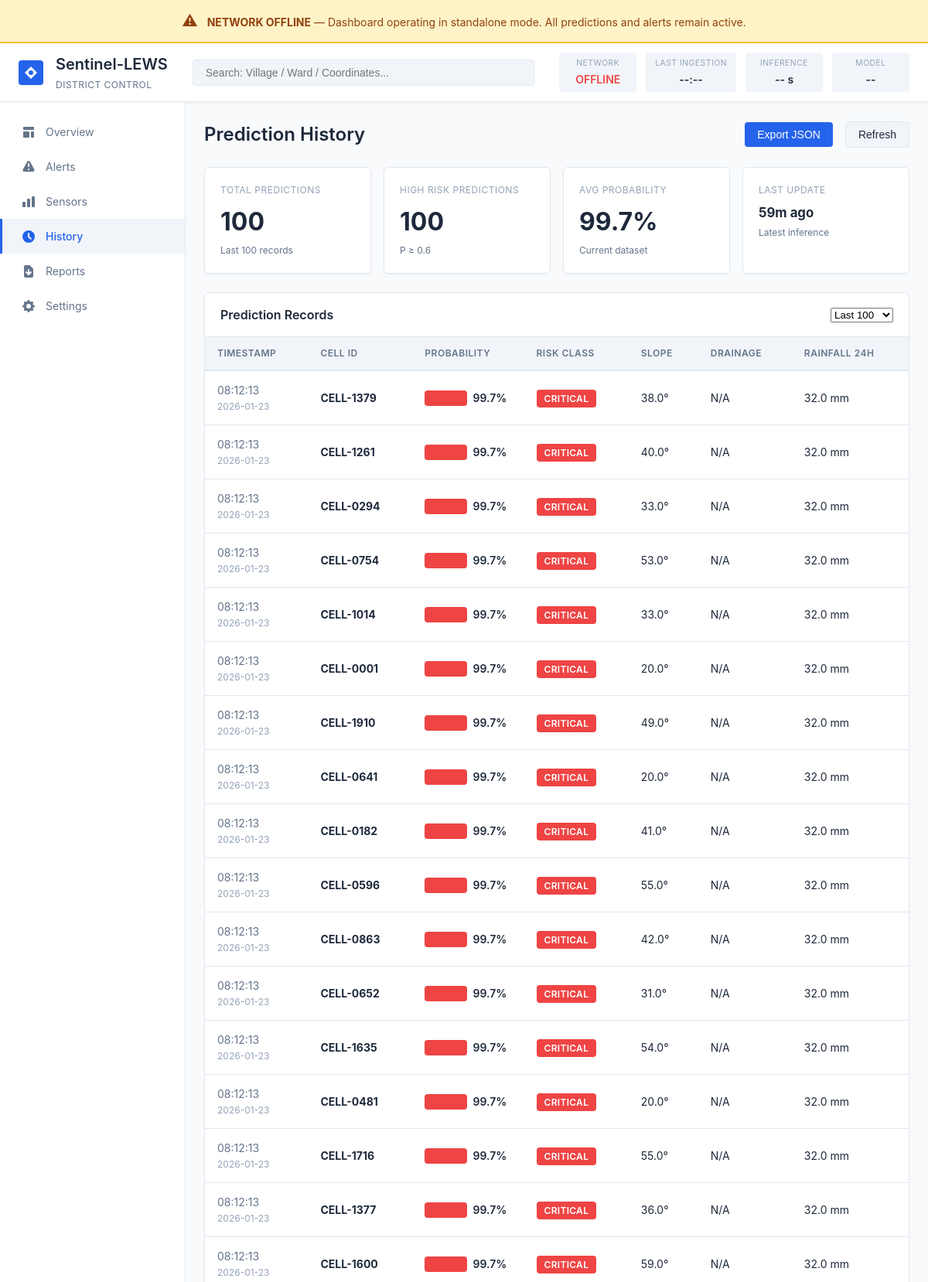
The app's page /history (upper part) with its own data.
### tables this page shows
CREATE TABLE predictions (
            id INTEGER PRIMARY KEY AUTOINCREMENT,
            cell_id TEXT NOT NULL,
            probability REAL NOT NULL,
            timestamp DATETIME DEFAULT CURRENT_TIMESTAMP,
            slope REAL,
            drainage REAL,
            rainfall_24h REAL,
            features TEXT
        );

### dashboard/app.py (the view)
@app.route('/history')
def history():
    limit = request.args.get('limit', 100, type=int)
    history_data = db.get_prediction_history(limit=limit)
    return render_template('history.html', history=history_data)

### dashboard/app.py (called while the page is built)
@app.template_filter('timeago')
def timeago_filter(timestamp):
    if not timestamp:
        return 'N/A'
    if isinstance(timestamp, str):
        try:
            timestamp = datetime.fromisoformat(timestamp)
        except:
            return timestamp
    now = datetime.now()
    diff = now - timestamp
    if diff.total_seconds() < 60:
        return 'Just now'
    elif diff.total_seconds() < 3600:
        mins = int(diff.total_seconds() / 60)
        return f'{mins}m ago'
    elif diff.total_seconds() < 86400:
        hours = int(diff.total_seconds() / 3600)
        return f'{hours}h ago'
    else:
        days = int(diff.total_seconds() / 86400)
        return f'{days}d ago'

@app.template_filter('format_datetime')
def format_datetime_filter(timestamp, format_str='%Y-%m-%d %H:%M:%S'):
    if not timestamp:
        return 'N/A'
    if isinstance(timestamp, str):
        try:
            timestamp = datetime.fromisoformat(timestamp)
        except:
            return timestamp
    return timestamp.strftime(format_str)

@app.template_filter('risk_class')
def risk_class_filter(probability):
    if probability is None:
        return 'UNKNOWN'
    prob = float(probability)
    if prob < 0.3:
        return 'LOW'
    elif prob < 0.6:
        return 'MEDIUM'
    elif prob < 0.85:
        return 'HIGH'
    else:
        return 'CRITICAL'

@app.template_filter('risk_color')
def risk_color_filter(probability):
    if probability is None:
        return 'risk-unknown'
    prob = float(probability)
    if prob < 0.3:
        return 'risk-low'
    elif prob < 0.6:
        return 'risk-medium'
    elif prob < 0.85:
        return 'risk-high'
    else:
        return 'risk-critical'

### dashboard/db.py (called while the page is built)
def get_db_connection():
    conn = sqlite3.connect(DB_PATH)
    conn.row_factory = sqlite3.Row
    return conn

def get_prediction_history(limit=100):
    conn = get_db_connection()
    cursor = conn.cursor()
    cursor.execute('''
        SELECT * FROM predictions
        ORDER BY timestamp DESC
        LIMIT ?
    ''', (limit,))
    history = [dict(row) for row in cursor.fetchall()]
    conn.close()
    return history

### dashboard/templates/history.html (shortened to what this page needs)
{% extends "base.html" %}
{% block content %}
<div class="page-header">
    <h2>Prediction History</h2>
    <div class="page-actions">
        <button class="btn btn-primary" onclick="exportHistory()">Export JSON</button>
        <button class="btn btn-secondary" onclick="window.location.reload()">Refresh</button>
    </div>
</div>
<div class="kpi-grid">
    <div class="kpi-card">
        <div class="kpi-label">Total Predictions</div>
        <div class="kpi-value">{{ history|length }}</div>
        <div class="kpi-trend">Last 100 records</div>
    </div>
    <div class="kpi-card">
        <div class="kpi-label">High Risk Predictions</div>
        <div class="kpi-value">
            {{ history|selectattr('probability', 'ge', 0.6)|list|length }}
        </div>
        <div class="kpi-trend">P ≥ 0.6</div>
    </div>
    <div class="kpi-card">
        <div class="kpi-label">Avg Probability</div>
        <div class="kpi-value">
            {% set avg_prob = (history|map(attribute='probability')|sum / history|length) if history else 0 %}
            {{ (avg_prob * 100)|round(1) }}%
        </div>
        <div class="kpi-trend">Current dataset</div>
    </div>
    <div class="kpi-card">
        <div class="kpi-label">Last Update</div>
        <div class="kpi-value" style="font-size: 1.2em;">
            {% if history %}
            {{ history[0].timestamp|timeago }}
            {% else %}
            N/A
            {% endif %}
        </div>
        <div class="kpi-trend">Latest inference</div>
    </div>
</div>
<div class="card">
    <div class="card-header">
        <h3>Prediction Records</h3>
        <div class="card-actions">
            <select id="limit-select" onchange="changeLimit()">
                <option value="100" selected>Last 100</option>
            </select>
        </div>
    </div>
    <div class="card-body no-padding">
        <div class="table-container">
            <table class="data-table">
                <thead>
                    <tr>
                        <th>Timestamp</th>
                        <th>Cell ID</th>
                        <th>Probability</th>
                        <th>Risk Class</th>
                        <th>Slope</th>
                        <th>Drainage</th>
                        <th>Rainfall 24h</th>
                    </tr>
                </thead>
                <tbody>
                    {% for record in history %}
                    <tr class="history-row">
                        <td class="cell-time">
                            {{ record.timestamp|format_datetime('%H:%M:%S') }}<br>
                            <span class="cell-subtext">{{ record.timestamp|format_datetime('%Y-%m-%d') }}</span>
                        </td>
                        <td class="cell-cell-id">
                            <strong>{{ record.cell_id }}</strong>
                        </td>
                        <td class="cell-probability">
                            <div class="probability-display">
                                <div class="probability-bar">
                                    <div class="probability-fill {{ record.probability|risk_color }}"
                                         data-width="{{ (record.probability * 100)|round(0) }}"></div>
                                </div>
                                <span class="probability-text">{{ (record.probability * 100)|round(1) }}%</span>
                            </div>
                        </td>
                        <td>
                            <span class="risk-badge {{ record.probability|risk_color }}">
                                {{ record.probability|risk_class }}
                            </span>
                        </td>
                        <td>{{ record.slope|round(1) if record.slope else 'N/A' }}°</td>
                        <td>{{ record.drainage|round(2) if record.drainage else 'N/A' }}</td>
                        <td>{{ record.rainfall_24h|round(1) if record.rainfall_24h else 'N/A' }} mm</td>
                    </tr>
                    {% endfor %}
                </tbody>
            </table>
        </div>
    </div>
</div>
{% endblock %}

### dashboard/static/css/app.css (style rules this page uses)
* { margin: 0; padding: 0; box-sizing: border-box; }
:root { --bg-primary: #f8fafc; --bg-secondary: #ffffff; --bg-tertiary: #f1f5f9; --border-color: #e2e8f0; --text-primary: #1e293b; --text-secondary: #64748b; --text-muted: #94a3b8; --risk-low: #22c55e; --risk-medium: #f59e0b; --risk-high: #f97316; --risk-critical: #ef4444; --status-ok: #22c55e; --status-warning: #f59e0b; --status-error: #ef4444; --status-offline: #64748b; --primary-blue: #2563eb; --primary-blue-dark: #1e40af; --spacing-xs: 0.25rem; --spacing-sm: 0.5rem; --spacing-md: 1rem; --spacing-lg: 1.5rem; --spacing-xl: 2rem; --shadow-sm: 0 1px 2px rgba(0, 0, 0, 0.05); --shadow-md: 0 4px 6px rgba(0, 0, 0, 0.07); --shadow-lg: 0 10px 15px rgba(0, 0, 0, 0.1); }
body { font-family: -apple-system, BlinkMacSystemFont, 'Segoe UI', 'Roboto', 'Helvetica', 'Arial', sans-serif; background: var(--bg-primary); color: var(--text-primary); font-size: 14px; line-height: 1.5; overflow-x: hidden; }
.page-header { display: flex; justify-content: space-between; align-items: center; margin-bottom: 1.5rem; }
.page-header h2 { font-size: 1.5rem; font-weight: 600; color: var(--text-primary); }
.page-actions { display: flex; gap: 0.5rem; }
.kpi-grid { display: grid; grid-template-columns: repeat(auto-fit, minmax(200px, 1fr)); gap: 1rem; margin-bottom: 1.5rem; }
.kpi-card { background: var(--bg-secondary); border: 1px solid var(--border-color); border-radius: 6px; padding: 1.25rem; box-shadow: var(--shadow-sm); }
.kpi-label { font-size: 0.75rem; color: var(--text-muted); text-transform: uppercase; letter-spacing: 0.5px; margin-bottom: 0.5rem; }
.kpi-value { font-size: 2rem; font-weight: 700; color: var(--text-primary); margin-bottom: 0.25rem; }
.kpi-trend { font-size: 0.75rem; color: var(--text-secondary); }
.card { background: var(--bg-secondary); border: 1px solid var(--border-color); border-radius: 6px; box-shadow: var(--shadow-sm); margin-bottom: 1.5rem; }
.card-header { padding: 1rem 1.25rem; border-bottom: 1px solid var(--border-color); display: flex; justify-content: space-between; align-items: center; }
.card-header h3 { font-size: 1rem; font-weight: 600; color: var(--text-primary); }
.card-body { padding: 1.25rem; }
.card-body.no-padding { padding: 0; }
.card-actions { display: flex; gap: 0.5rem; align-items: center; }
.btn { padding: 0.5rem 1rem; border: none; border-radius: 4px; font-size: 0.875rem; font-weight: 500; cursor: pointer; transition: all 0.2s; display: inline-flex; align-items: center; gap: 0.375rem; }
.btn-primary { background: var(--primary-blue); color: white; }
.btn-secondary { background: var(--bg-tertiary); color: var(--text-primary); border: 1px solid var(--border-color); }
.risk-critical { background: var(--risk-critical); }
.risk-badge { padding: 0.25rem 0.625rem; border-radius: 4px; font-size: 0.75rem; font-weight: 600; text-transform: uppercase; letter-spacing: 0.3px; color: white; }
.risk-badge.risk-critical { background: var(--risk-critical); }
.table-container { overflow-x: auto; }
.data-table { width: 100%; border-collapse: collapse; }
.data-table thead { background: var(--bg-tertiary); border-bottom: 2px solid var(--border-color); }
.data-table th { padding: 0.75rem 1rem; text-align: left; font-size: 0.75rem; font-weight: 600; color: var(--text-secondary); text-transform: uppercase; letter-spacing: 0.5px; }
.data-table tbody tr { border-bottom: 1px solid var(--border-color); transition: background 0.2s; }
.data-table td { padding: 0.875rem 1rem; font-size: 0.875rem; }
.cell-time { color: var(--text-secondary); font-size: 0.8125rem; }
.cell-subtext { display: block; font-size: 0.75rem; color: var(--text-muted); margin-top: 0.125rem; }
.probability-fill[data-width], .usage-fill[data-width] { width: attr(data-width); }
.probability-display { display: flex; align-items: center; gap: 0.5rem; }
.probability-bar { flex: 1; height: 20px; background: var(--bg-tertiary); border-radius: 4px; overflow: hidden; }
.probability-fill { height: 100%; transition: width 0.3s; }
.probability-fill.risk-critical { background: var(--risk-critical); }
.probability-text { font-size: 0.875rem; font-weight: 600; color: var(--text-primary); min-width: 50px; }

### dashboard/static/css/system_status.css (style rules this page uses)
.page-actions { display: flex; align-items: center; gap: 1rem; }

### records on screen
predictions: timestamp "59m ago", timestamp "08:12:13", timestamp "2026-01-23", cell_id "CELL-1379", (record.probability*100)|round(1) "99.7", probability|risk_class "CRITICAL", slope "38.0", drainage "N/A", rainfall_24h "32.0"
predictions: timestamp "08:12:13", timestamp "2026-01-23", cell_id "CELL-1261", (record.probability*100)|round(1) "99.7", probability|risk_class "CRITICAL", slope "40.0", drainage "N/A", rainfall_24h "32.0"
predictions: timestamp "08:12:13", timestamp "2026-01-23", cell_id "CELL-0294", (record.probability*100)|round(1) "99.7", probability|risk_class "CRITICAL", slope "33.0", drainage "N/A", rainfall_24h "32.0"
predictions: timestamp "08:12:13", timestamp "2026-01-23", cell_id "CELL-0754", (record.probability*100)|round(1) "99.7", probability|risk_class "CRITICAL", slope "53.0", drainage "N/A", rainfall_24h "32.0"
predictions: timestamp "08:12:13", timestamp "2026-01-23", cell_id "CELL-1014", (record.probability*100)|round(1) "99.7", probability|risk_class "CRITICAL", slope "33.0", drainage "N/A", rainfall_24h "32.0"
predictions: timestamp "08:12:13", timestamp "2026-01-23", cell_id "CELL-0001", (record.probability*100)|round(1) "99.7", probability|risk_class "CRITICAL", slope "20.0", drainage "N/A", rainfall_24h "32.0"
predictions: timestamp "08:12:13", timestamp "2026-01-23", cell_id "CELL-1910", (record.probability*100)|round(1) "99.7", probability|risk_class "CRITICAL", slope "49.0", drainage "N/A", rainfall_24h "32.0"
predictions: timestamp "08:12:13", timestamp "2026-01-23", cell_id "CELL-0641", (record.probability*100)|round(1) "99.7", probability|risk_class "CRITICAL", slope "20.0", drainage "N/A", rainfall_24h "32.0"
predictions: timestamp "08:12:13", timestamp "2026-01-23", cell_id "CELL-0182", (record.probability*100)|round(1) "99.7", probability|risk_class "CRITICAL", slope "41.0", drainage "N/A", rainfall_24h "32.0"
predictions: timestamp "08:12:13", timestamp "2026-01-23", cell_id "CELL-0596", (record.probability*100)|round(1) "99.7", probability|risk_class "CRITICAL", slope "55.0", drainage "N/A", rainfall_24h "32.0"
predictions: timestamp "08:12:13", timestamp "2026-01-23", cell_id "CELL-0863", (record.probability*100)|round(1) "99.7", probability|risk_class "CRITICAL", slope "42.0", drainage "N/A", rainfall_24h "32.0"
predictions: timestamp "08:12:13", timestamp "2026-01-23", cell_id "CELL-0652", (record.probability*100)|round(1) "99.7", probability|risk_class "CRITICAL", slope "31.0", drainage "N/A", rainfall_24h "32.0"
predictions: timestamp "08:12:13", timestamp "2026-01-23", cell_id "CELL-1635", (record.probability*100)|round(1) "99.7", probability|risk_class "CRITICAL", slope "54.0", drainage "N/A", rainfall_24h "32.0"
predictions: timestamp "08:12:13", timestamp "2026-01-23", cell_id "CELL-0481", (record.probability*100)|round(1) "99.7", probability|risk_class "CRITICAL", slope "20.0", drainage "N/A", rainfall_24h "32.0"
predictions: timestamp "08:12:13", timestamp "2026-01-23", cell_id "CELL-1716", (record.probability*100)|round(1) "99.7", probability|risk_class "CRITICAL", slope "55.0", drainage "N/A", rainfall_24h "32.0"
predictions: timestamp "08:12:13", timestamp "2026-01-23", cell_id "CELL-1377", (record.probability*100)|round(1) "99.7", probability|risk_class "CRITICAL", slope "36.0", drainage "N/A", rainfall_24h "32.0"
predictions: timestamp "08:12:13", timestamp "2026-01-23", cell_id "CELL-1600", (record.probability*100)|round(1) "99.7", probability|risk_class "CRITICAL", slope "59.0", drainage "N/A", rainfall_24h "32.0"

### other values on screen
{{ history|length }} "100"
{{ history|selectattr('probability', 'ge', 0.6)|list|length }} "100"
{{ (avg_prob * 100)|round(1) }} "99.7"
